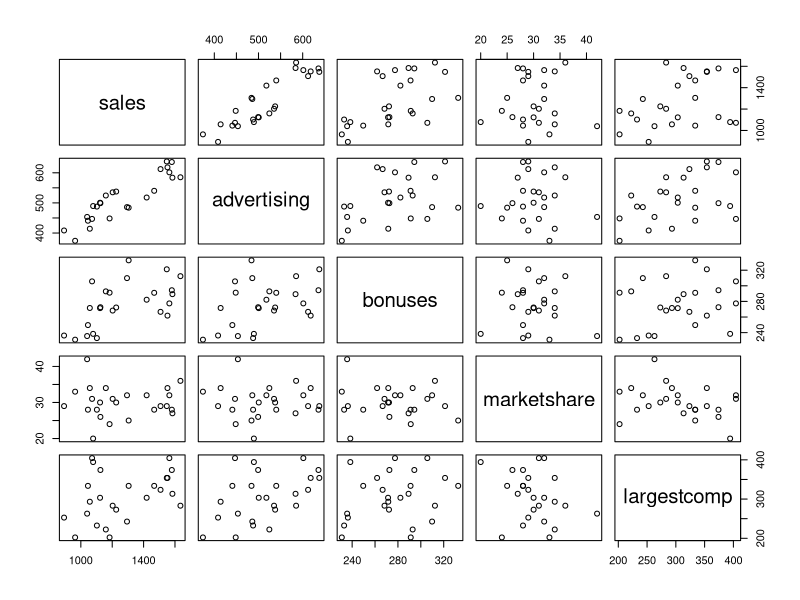
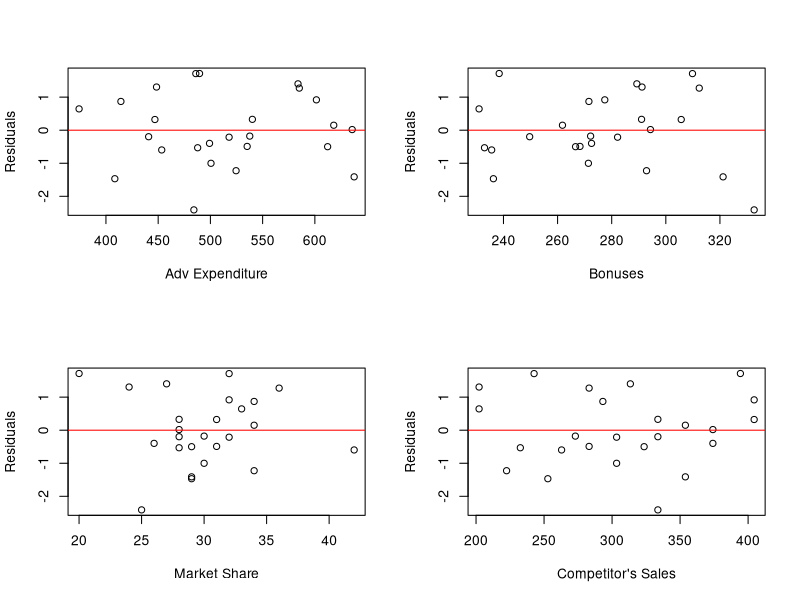
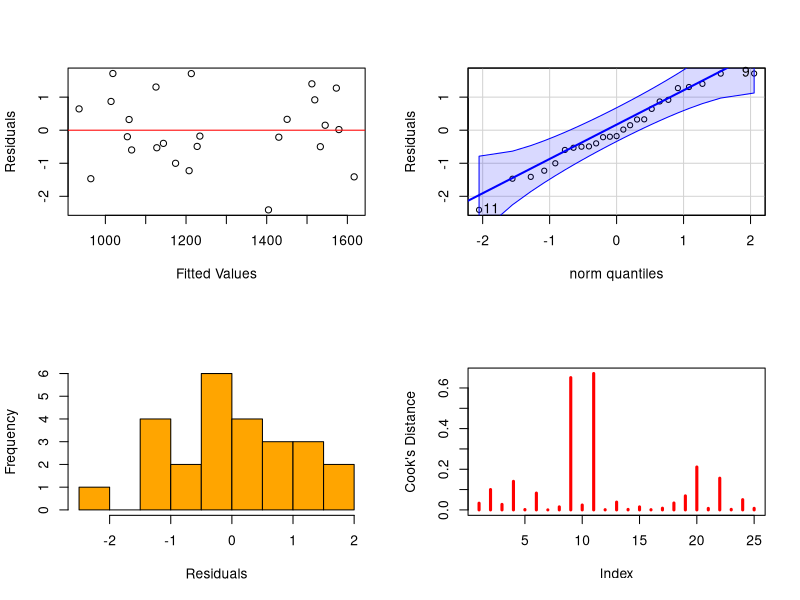

The R script that drew these images, in order:

setwd("~/GA Tech/TA ISYE 6414/Examples")
meddcor = read.table("meddcor.txt", sep="", header = FALSE)
n = dim(meddcor)[1] # number of observations
colnames(meddcor) = c("sales", "advertising", "bonuses", "marketshare", "largestcomp", "region")
meddcor$region = as.factor(meddcor$region)
model = lm(sales ~ ., data = meddcor)
summary(model)

## Estimate standard deviation
s2 = summary(model)$sigma^2


## Design Matrix
X = model.matrix(model)

## First office data for variance and standard deviation formula
xstar = X[1,]

## prediction variance and standard deviation
predvar <- s2*(xstar%*%solve(t(X)%*%X)%*%xstar)
sqrt(predvar)

## First office data for confidence and prediction intervals
newdata = meddcor[1,-1]

## Confidence Interval
predict(model, newdata, interval="confidence")

## Prediction Interval
predict(model, newdata, interval="prediction")

## Change the competitor's sales for prediction of future observation
newobs = newdata
newobs[4] = 303
xstar.newobs = xstar
xstar.newobs[5] = 303

predvar.newobs = s2*(1+xstar.newobs%*%solve(t(X)%*%X)%*%xstar.newobs)
sqrt(predvar.newobs)

## Prediction Interval
predict(model, newobs, interval="prediction")

#### Evaluating model assumptions
## Scatter plot matrix of sales and quantitative predicting variables 
plot(meddcor[,1:5])
## (Standardized) Residuals versus individual predicting variables 
library(MASS)
resids = stdres(model)
par(mfrow =c(2,2))
plot(meddcor[,2],resids,xlab="Adv Expenditure",ylab="Residuals")
abline(0,0,col="red")
plot(meddcor[,3],resids,xlab="Bonuses",ylab="Residuals")
abline(0,0,col="red")
plot(meddcor[,4],resids,xlab="Market Share",ylab="Residuals")
abline(0,0,col="red")
plot(meddcor[,5],resids,xlab="Competitor's Sales",ylab="Residuals")
abline(0,0,col="red")

library(car)
fits = model$fitted
cook = cooks.distance(model)
par(mfrow =c(2,2))
plot(fits, resids, xlab="Fitted Values",ylab="Residuals")
abline(0,0,col="red")
qqPlot(resids, ylab="Residuals", main = "")
hist(resids, xlab="Residuals", main = "",nclass=10,col="orange")
plot(cook,type="h",lwd=3,col="red", ylab = "Cook's Distance")


